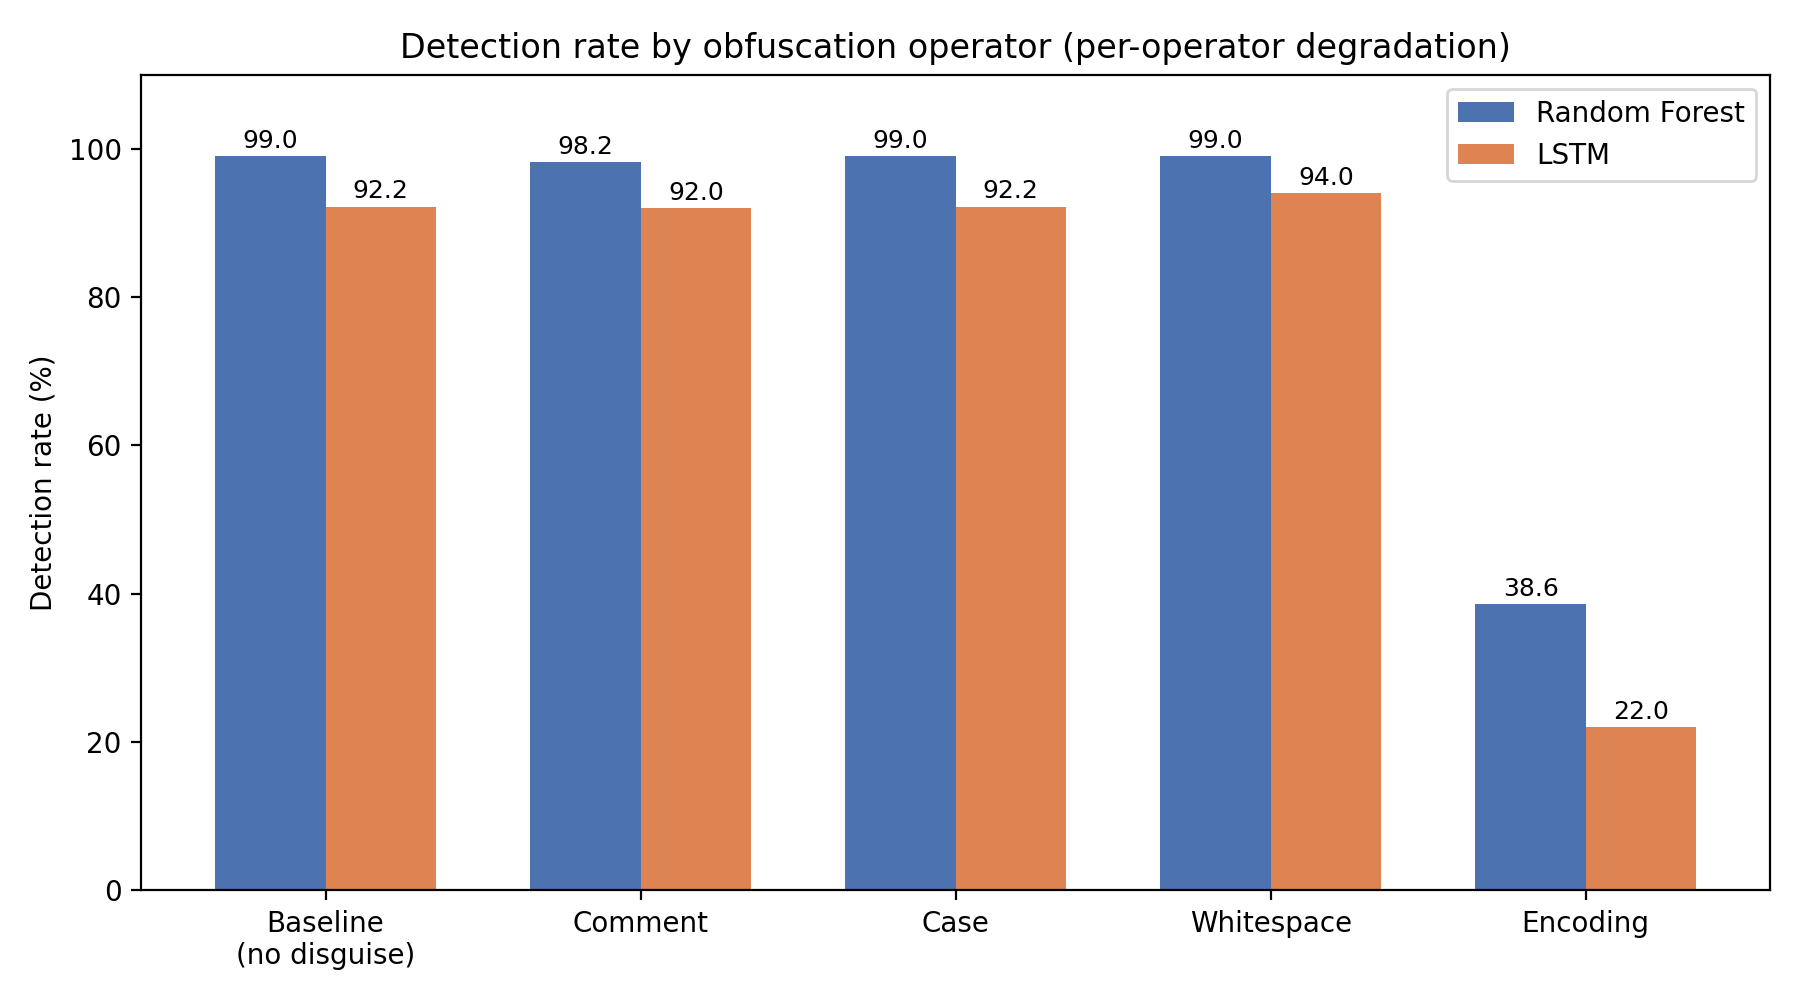

This chart was generated by the following Python code:
# Per-operator degradation chart
import matplotlib.pyplot as plt
import numpy as np

# ---- Your actual evasion-harness results ----
operators = ['Baseline\n(no disguise)', 'Comment',
             'Case', 'Whitespace', 'Encoding']
# Random Forest detection rate per operator
rf = [99.0, 98.2, 99.0, 99.0, 38.6]
lstm = [92.2, 92.0, 92.2, 94.0, 22.0]   # LSTM detection rate per operator

x = np.arange(len(operators))   # one group per operator
width = 0.35

fig, ax = plt.subplots(figsize=(9, 5))
bars1 = ax.bar(x - width/2, rf,   width,
               label='Random Forest', color='#4C72B0')
bars2 = ax.bar(x + width/2, lstm, width,
               label='LSTM',          color='#DD8452')

ax.set_ylabel('Detection rate (%)')
ax.set_title(
    'Detection rate by obfuscation operator (per-operator degradation)')
ax.set_xticks(x)
ax.set_xticklabels(operators)
ax.set_ylim(0, 110)
ax.legend()

# put the number on top of each bar
for bars in (bars1, bars2):
    for bar in bars:
        height = bar.get_height()
        ax.annotate(f'{height:.1f}',
                    xy=(bar.get_x() + bar.get_width()/2, height),
                    xytext=(0, 3), textcoords="offset points",
                    ha='center', fontsize=9)

plt.tight_layout()
plt.savefig('chart_operators.png', dpi=200)
plt.show()
print("Chart saved as chart_operators.png")
